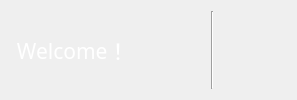
           <widget class="QFrame" name="frame_4">
            <property name="sizePolicy">
             <sizepolicy hsizetype="Preferred" vsizetype="Expanding">
              <horstretch>0</horstretch>
              <verstretch>1</verstretch>
             </sizepolicy>
            </property>
            <property name="minimumSize">
             <size>
              <width>60</width>
              <height>60</height>
             </size>
            </property>
            <property name="maximumSize">
             <size>
              <width>16777215</width>
              <height>219</height>
             </size>
            </property>
            <property name="styleSheet">
             <string notr="true">#frame_4{
background-color:rgb(76, 114, 176)
}
QPushButton{
border:none;
	background-color:rgba(0,0,0,0);
}

</string>
            </property>
            <property name="frameShape">
             <enum>QFrame::NoFrame</enum>
            </property>
            <property name="frameShadow">
             <enum>QFrame::Raised</enum>
            </property>
            <layout class="QHBoxLayout" name="horizontalLayout_24">
             <item>
              <widget class="QLabel" name="label_31">
               <property name="font">
                <font>
                 <family>黑体</family>
                 <pointsize>16</pointsize>
                 <weight>50</weight>
                 <italic>false</italic>
                 <bold>false</bold>
                </font>
               </property>
               <property name="styleSheet">
                <string notr="true">color: rgb(255, 255, 255);
background-color: rgba(0,0,0,0);
font: 16pt &quot;黑体&quot;;</string>
               </property>
               <property name="text">
                <string> Welcome！</string>
               </property>
               <property name="alignment">
                <set>Qt::AlignCenter</set>
               </property>
              </widget>
             </item>
             <item>
              <spacer name="horizontalSpacer">
               <property name="orientation">
                <enum>Qt::Horizontal</enum>
               </property>
               <property name="sizeHint" stdset="0">
                <size>
                 <width>40</width>
                 <height>20</height>
                </size>
               </property>
              </spacer>
             </item>
             <item>
              <widget class="QPushButton" name="pushButton_6">
               <property name="minimumSize">
                <size>
                 <width>30</width>
                 <height>30</height>
                </size>
               </property>
               <property name="maximumSize">
                <size>
                 <width>30</width>
                 <height>30</height>
                </size>
               </property>
               <property name="font">
                <font>
                 <pointsize>13</pointsize>
                </font>
               </property>
               <property name="styleSheet">
                <string notr="true">border-image: url(:/3/res/user.png)

</string>
               </property>
               <property name="text">
                <string/>
               </property>
              </widget>
             </item>
             <item>
              <widget class="Line" name="line_14">
               <property name="orientation">
                <enum>Qt::Vertical</enum>
               </property>
              </widget>
             </item>
             <item>
              <widget class="QPushButton" name="pushButton_minus">
               <property name="minimumSize">
                <size>
                 <width>30</width>
                 <height>30</height>
                </size>
               </property>
               <property name="maximumSize">
                <size>
                 <width>30</width>
                 <height>30</height>
                </size>
               </property>
               <property name="styleSheet">
                <string notr="true">border-image: url(:/3/res/minus.png)</string>
               </property>
               <property name="text">
                <string/>
               </property>
              </widget>
             </item>
             <item>
              <widget class="QPushButton" name="pushButton_closev">
               <property name="minimumSize">
                <size>
                 <width>30</width>
                 <height>30</height>
                </size>
               </property>
               <property name="maximumSize">
                <size>
                 <width>30</width>
                 <height>30</height>
                </size>
               </property>
               <property name="styleSheet">
                <string notr="true">border-image: url(:/3/res/closev.png)</string>
               </property>
               <property name="text">
                <string/>
               </property>
              </widget>
             </item>
            </layout>
           </widget>
